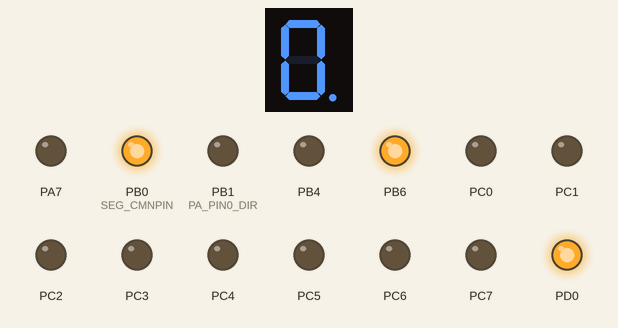
The program below on a simulated ATmega32, built with avr-gcc and emulated at 1 MHz. Parts: 1-digit seven-segment display, output pins drawn as LEDs (lit = HIGH). Wiring (inferred from the names in the program): 1-digit 7-segment display, segments lit when LOW: segments PA0, PA1, PA2, PA3, PA4, PA5, PA6, PA3. The segment pins are drawn as the display they are named for; pins used as bus, display or sensor lines are not drawn.

Above: at 0.1 s.
At 4.6 s:
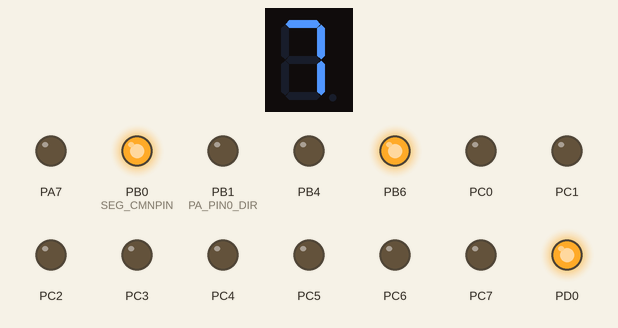
At 9.9 s:
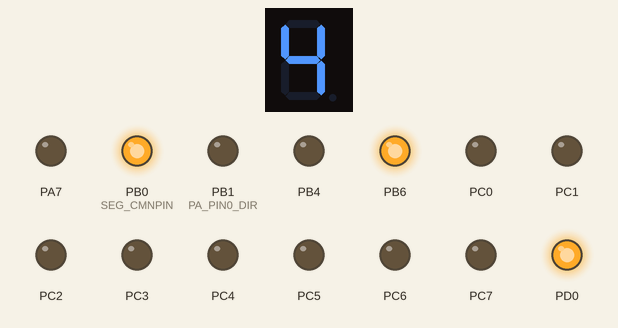
At 19.7 s:
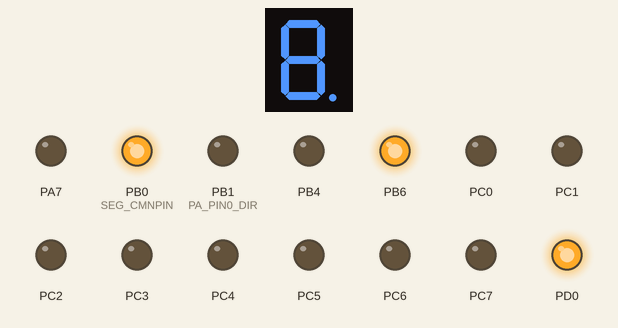
At 29.5 s:
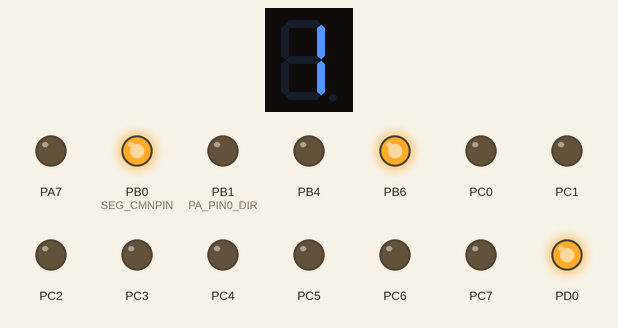
At 39.3 s:
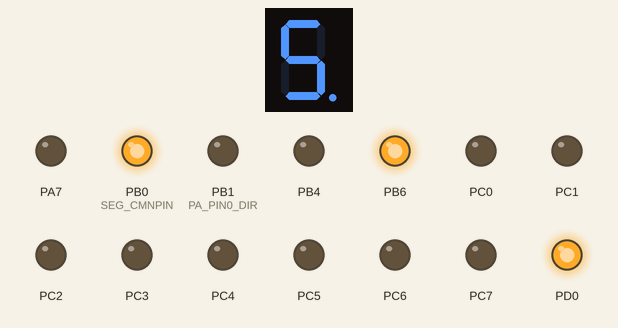
Timing chart, 0 to 40.0 s (numbered marks = the images above):
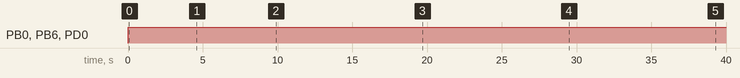

The program:

main.c
```c
/*
 * main.c
 *
 *  Created on: Dec 6, 2023
 *      Author: khaled
 */
#include "STD_TYPES.h"
#include "errorState.h"

#include "DIO_int.h"

#include "seven_segment_int.h"

#include <util/delay.h>

int main(void)

{
	DIO_enuInit();
	seven_segment_enuInit();
	while(1){
		seven_segment_enuEnableCommon();

	if (seven_segment_enuInit() == ES_OK) {
		u8 Local_u8Iterator = 0;

		for (Local_u8Iterator = 0; Local_u8Iterator < 10; ++Local_u8Iterator) {
			 seven_segment_enuDisplayNumber( Local_u8Iterator);
			 _delay_ms(500);
		}
		seven_segment_enuClearDisplay();
		 _delay_ms(500);

	}


	}
}
```

seven_segment_config.h
```c
/*
 * seven_segment_config.h
 *
 *  Created on: Dec 5, 2023
 *      Author: khaled
 */

#ifndef SEVEN_SEGMENT_CONFIG_H_
#define SEVEN_SEGMENT_CONFIG_H_

#define SEG_APIN		DIO_u8PIN0
#define SEG_APORT		DIO_u8PORTA

#define SEG_BPIN		DIO_u8PIN1
#define SEG_BPORT		DIO_u8PORTA

#define SEG_CPIN		DIO_u8PIN2
#define SEG_CPORT		DIO_u8PORTA

#define SEG_DPIN		DIO_u8PIN3
#define SEG_DPORT		DIO_u8PORTA

#define SEG_EPIN		DIO_u8PIN4
#define SEG_EPORT		DIO_u8PORTA

#define SEG_FPIN		DIO_u8PIN5
#define SEG_FPORT		DIO_u8PORTA

#define SEG_GPIN		DIO_u8PIN6
#define SEG_GPORT		DIO_u8PORTA

#define SEG_DOTPIN		NOT_CONNECTED
#define SEG_DOTPORT		NOT_CONNECTED

#define SEG_CMNPIN		DIO_u8PIN0
#define SEG_CMNPORT		DIO_u8PORTB

#define SEG_TYPE		SEG_CMN_ANODE

#endif /* SEVEN_SEGMENT_CONFIG_H_ */
```

errorState.h
```c
/*
 * errorState.h
 *
 *  Created on: Nov 30, 2023
 *      Author: khaled
 */

#ifndef ERRORSTATE_H_
#define ERRORSTATE_H_

typedef enum
{
	ES_NOTOK,
	ES_OK,
	ES_OUT_OF_RANGE,
	ES_NULL_POINTER,
}ES_t;

#endif /* ERRORSTATE_H_ */
```

seven_segment_int.h
```c
/*
 * seven_segment_int.h
 *
 *  Created on: Dec 4, 2023
 *      Author: khaled
 */

#ifndef SEVEN_SEGMENT_INT_H_
#define SEVEN_SEGMENT_INT_H_

ES_t seven_segment_enuInit(void);

ES_t seven_segment_enuEnableCommon(void);

ES_t seven_segment_enuEnableDot(void);

ES_t seven_segment_enuDisableCommon(void);

ES_t seven_segment_enuDisableDot(void);

ES_t seven_segment_enuDisplayNumber( u8 Copy_u8Num);

ES_t seven_segment_enuClearDisplay(void);


#endif /* SEVEN_SEGMENT_INT_H_ */
```

seven_segment_priv.h
```c
/*
 * seven_segment_priv.h
 *
 *  Created on: Dec 5, 2023
 *      Author: khaled
 */

#ifndef SEVEN_SEGMENT_PRIV_H_
#define SEVEN_SEGMENT_PRIV_H_

#define SEG_CMN_ANODE		0
#define SEG_CMN_CATHODE		1

#define NOT_CONNECTED		10


#define ERROR_BIT_NUM		3

#define ERROR_BIT_ONES		7

#define LED_NUM				7

u8 SEG_Au8NumDesplay[] ={ 0x3f, 0x06, 0x5b, 0x4f, 0x66, 0x6d, 0x7d, 0x07, 0x7f, 0x6f };
#endif /* SEVEN_SEGMENT_PRIV_H_ */
```

seven_segment_prog.c
```c
/*
 * seven_segment_prog.c
 *
 *  Created on: Dec 5, 2023
 *      Author: khaled
 */
#include "STD_TYPES.h"
#include "errorState.h"

#include "seven_segment_config.h"
#include "seven_segment_priv.h"

#include "DIO_int.h"

ES_t seven_segment_enuInit(void) {
	ES_t Local_enuErrorState = ES_NOTOK;
	u32 Local_u32CheckError = 0;
	Local_u32CheckError |= ((u32)DIO_enuSetPinDirection(SEG_APORT, SEG_APIN,
	DIO_u8OUTPUT) << ERROR_BIT_NUM * 0);
	Local_u32CheckError |= ((u32)DIO_enuSetPinDirection(SEG_BPORT, SEG_BPIN,
	DIO_u8OUTPUT) << ERROR_BIT_NUM * 1);
	Local_u32CheckError |= ((u32)DIO_enuSetPinDirection(SEG_CPORT, SEG_CPIN,
	DIO_u8OUTPUT) << ERROR_BIT_NUM * 2);
	Local_u32CheckError |= ((u32)DIO_enuSetPinDirection(SEG_DPORT, SEG_DPIN,
	DIO_u8OUTPUT) << ERROR_BIT_NUM * 3);
	Local_u32CheckError |= ((u32)DIO_enuSetPinDirection(SEG_EPORT, SEG_EPIN,
	DIO_u8OUTPUT) << ERROR_BIT_NUM * 4);
	Local_u32CheckError |= ((u32)DIO_enuSetPinDirection(SEG_FPORT, SEG_FPIN,
	DIO_u8OUTPUT) << ERROR_BIT_NUM * 5);
	Local_u32CheckError |= ((u32)DIO_enuSetPinDirection(SEG_GPORT, SEG_GPIN,
	DIO_u8OUTPUT) << ERROR_BIT_NUM * 6);

	u8 Local_u8Iterator = 0;
	for (Local_u8Iterator = 0; Local_u8Iterator <  LED_NUM; ++Local_u8Iterator) {
		u8 Local_u8Error=((Local_u32CheckError >> ( ERROR_BIT_NUM * Local_u8Iterator))) & ERROR_BIT_ONES ;
		if( Local_u8Error != ES_OK) {
			return Local_enuErrorState;

		}
	}
	Local_enuErrorState = ES_OK;

#if  SEG_CMNPIN <=DIO_u8PIN7 && SEG_CMNPORT<= DIO_u8PORTD
	DIO_enuSetPinDirection(SEG_CMNPORT, SEG_CMNPIN, DIO_u8OUTPUT);
#elif SEG_CMNPIN == NOT_CONNECTED  &&  SEG_CMNPORT== NOT_CONNECTED

#else
#error"select a valid pin to COMMON "
#endif

#if  SEG_DOTPIN <=DIO_u8PIN7 && SEG_DOTPORT<= DIO_u8PORTD
	DIO_enuSetPinDirection(SEG_DOTPORT,SEG_DOTPIN,DIO_u8OUTPUT);
#elif SEG_DOTPIN==NOT_CONNECTED&&SEG_DOTPORT==NOT_CONNECTED

#else
#error"select a valid pin to DOT "
#endif

	return Local_enuErrorState;
}

ES_t seven_segment_enuEnableCommon(void) {

	ES_t Local_enuErrorstate = ES_NOTOK;
#if SEG_TYPE == SEG_CMN_CATHODE
	Local_enuErrorstate = DIO_enuSetPintValue(SEG_CMNPORT, SEG_CMNPIN,
			DIO_u8LOW);
#elif SEG_TYPE ==SEG_CMN_ANODE
	Local_enuErrorstate = DIO_enuSetPintValue(SEG_CMNPORT, SEG_CMNPIN,
	DIO_u8HIGH);
#else
#error "enter a valid type"
#endif
	return Local_enuErrorstate;
}

ES_t seven_segment_enuDisableCommon(void){

	ES_t Local_enuErrorstate = ES_NOTOK;
#if SEG_TYPE ==SEG_CMN_CATHODE
	Local_enuErrorstate = DIO_enuSetPintValue(SEG_CMNPORT, SEG_CMNPIN,
			DIO_u8HIGH);
#elif SEG_TYPE ==SEG_CMN_ANODE
	Local_enuErrorstate = DIO_enuSetPintValue(SEG_CMNPORT, SEG_CMNPIN,
	DIO_u8LOW);
#else
#error "enter a valid type"
#endif

	return Local_enuErrorstate;
}

ES_t seven_segment_enuEnableDot(void) {

	ES_t Local_enuErrorstate = ES_NOTOK;
#if SEG_TYPE ==SEG_CMN_CATHODE
	Local_enuErrorstate = DIO_enuSetPintValue(SEG_CMNPORT, SEG_CMNPIN,
			DIO_u8HIGH);
#elif SEG_TYPE ==SEG_CMN_ANODE
	Local_enuErrorstate = DIO_enuSetPintValue(SEG_CMNPORT, SEG_CMNPIN,
	DIO_u8LOW);
#else
#error "enter a valid type"
#endif
	return Local_enuErrorstate;
}

ES_t seven_segment_enuDisableDot(void) {

	ES_t Local_enuErrorstate = ES_NOTOK;
#if SEG_TYPE ==SEG_CMN_CATHODE
	Local_enuErrorstate = DIO_enuSetPintValue(SEG_CMNPORT, SEG_CMNPIN,
			DIO_u8LOW);
#elif SEG_TYPE ==SEG_CMN_ANODE
	Local_enuErrorstate = DIO_enuSetPintValue(SEG_CMNPORT, SEG_CMNPIN,
	DIO_u8HIGH);
#else
#error "enter a valid type"
#endif
	return Local_enuErrorstate;
}

ES_t seven_segment_enuDisplayNumber(u8 Copy_u8Num) {
	ES_t Local_enuErrorState = ES_NOTOK;
	u32 Local_u32CheckError = 0;
	if (Copy_u8Num < 10) {
#if SEG_TYPE == SEG_CMN_CATHODE
		Local_u32CheckError |=
		((u32)DIO_enuSetPintValue(SEG_APORT, SEG_APIN,
						((SEG_Au8NumDesplay[Copy_u8Num] >> 0) & 1))
				<< ERROR_BIT_NUM * 0);
		Local_u32CheckError |=
		((u32)DIO_enuSetPintValue(SEG_BPORT, SEG_BPIN,
						((SEG_Au8NumDesplay[Copy_u8Num] >> 1) & 1))
				<< ERROR_BIT_NUM * 1);
		Local_u32CheckError |=
		((u32)DIO_enuSetPintValue(SEG_CPORT, SEG_CPIN,
						((SEG_Au8NumDesplay[Copy_u8Num] >> 2) & 1))
				<< ERROR_BIT_NUM * 2);
		Local_u32CheckError |=
		((u32)DIO_enuSetPintValue(SEG_DPORT, SEG_DPIN,
						((SEG_Au8NumDesplay[Copy_u8Num] >> 3) & 1))
				<< ERROR_BIT_NUM * 3);
		Local_u32CheckError |=
		((u32)DIO_enuSetPintValue(SEG_EPORT, SEG_EPIN,
						((SEG_Au8NumDesplay[Copy_u8Num] >> 4) & 1))
				<< ERROR_BIT_NUM * 4);
		Local_u32CheckError |=
		((u32)DIO_enuSetPintValue(SEG_FPORT, SEG_FPIN,
						((SEG_Au8NumDesplay[Copy_u8Num] >> 5) & 1))
				<< ERROR_BIT_NUM * 5);
		Local_u32CheckError |=
		((u32)DIO_enuSetPintValue(SEG_GPORT, SEG_GPIN,
						((SEG_Au8NumDesplay[Copy_u8Num] >> 6) & 1))
				<< ERROR_BIT_NUM * 6);

#elif SEG_TYPE == SEG_CMN_ANODE
		Local_u32CheckError |= ((u32)DIO_enuSetPintValue(SEG_APORT, SEG_APIN,
				!((SEG_Au8NumDesplay[Copy_u8Num] >> 0) & 1))
				<< ERROR_BIT_NUM * 0);
		Local_u32CheckError |= ((u32)DIO_enuSetPintValue(SEG_BPORT, SEG_BPIN,
				!((SEG_Au8NumDesplay[Copy_u8Num] >> 1) & 1))
				<< ERROR_BIT_NUM * 1);
		Local_u32CheckError |= ((u32)DIO_enuSetPintValue(SEG_CPORT, SEG_CPIN,
				!((SEG_Au8NumDesplay[Copy_u8Num] >> 2) & 1))
				<< ERROR_BIT_NUM * 2);
		Local_u32CheckError |= ((u32)DIO_enuSetPintValue(SEG_DPORT, SEG_DPIN,
				!((SEG_Au8NumDesplay[Copy_u8Num] >> 3) & 1))
				<< ERROR_BIT_NUM * 3);
		Local_u32CheckError |= ((u32)DIO_enuSetPintValue(SEG_EPORT, SEG_EPIN,
				!((SEG_Au8NumDesplay[Copy_u8Num] >> 4) & 1))
				<< ERROR_BIT_NUM * 4);
		Local_u32CheckError |= ((u32)DIO_enuSetPintValue(SEG_FPORT, SEG_FPIN,
				!((SEG_Au8NumDesplay[Copy_u8Num] >> 5) & 1))
				<< ERROR_BIT_NUM * 5);
		Local_u32CheckError |= ((u32)DIO_enuSetPintValue(SEG_GPORT, SEG_GPIN,
				!((SEG_Au8NumDesplay[Copy_u8Num] >> 6) & 1))
				<< ERROR_BIT_NUM * 6);
#endif
	} else {
		Local_enuErrorState = ES_OUT_OF_RANGE;
		return Local_enuErrorState;
	}

	u8 Local_u8Iterator = 0;
	for (Local_u8Iterator = 0; Local_u8Iterator < ERROR_BIT_NUM * LED_NUM;
			++Local_u8Iterator) {
		u8 Local_u8Error=((Local_u32CheckError >> ( ERROR_BIT_NUM * Local_u8Iterator))) & ERROR_BIT_ONES ;

		if (Local_u8Error != ES_OK) {
			return Local_enuErrorState;

		}
	}
	Local_enuErrorState = ES_OK;
	return Local_enuErrorState;

}

ES_t seven_segment_enuClearDisplay(void) {

	ES_t Local_enuErrorState = ES_NOTOK;
	u32 Local_u32CheckError = 0;
#if SEG_TYPE ==SEG_CMN_CATHODE
	Local_u32CheckError |= ((u32)DIO_enuSetPintValue(SEG_APORT, SEG_APIN, DIO_u8LOW)<< ERROR_BIT_NUM * 0);
	Local_u32CheckError |= ((u32)DIO_enuSetPintValue(SEG_BPORT, SEG_BPIN, DIO_u8LOW)<< ERROR_BIT_NUM * 1);
	Local_u32CheckError |= ((u32)DIO_enuSetPintValue(SEG_CPORT, SEG_CPIN, DIO_u8LOW)<< ERROR_BIT_NUM * 2);
	Local_u32CheckError |= ((u32)DIO_enuSetPintValue(SEG_DPORT, SEG_DPIN, DIO_u8LOW)<< ERROR_BIT_NUM * 3);
	Local_u32CheckError |= ((u32)DIO_enuSetPintValue(SEG_EPORT, SEG_EPIN, DIO_u8LOW)<< ERROR_BIT_NUM * 4);
	Local_u32CheckError |= ((u32)DIO_enuSetPintValue(SEG_FPORT, SEG_FPIN, DIO_u8LOW)<< ERROR_BIT_NUM * 5);
	Local_u32CheckError |= ((u32)DIO_enuSetPintValue(SEG_GPORT, SEG_GPIN, DIO_u8LOW)<< ERROR_BIT_NUM * 6);
#elif SEG_TYPE ==SEG_CMN_ANODE
	Local_u32CheckError |= ((u32)DIO_enuSetPintValue(SEG_APORT, SEG_APIN, DIO_u8HIGH)<< ERROR_BIT_NUM * 0);
	Local_u32CheckError |= ((u32)DIO_enuSetPintValue(SEG_BPORT, SEG_BPIN, DIO_u8HIGH)<< ERROR_BIT_NUM * 1);
	Local_u32CheckError |= ((u32)DIO_enuSetPintValue(SEG_CPORT, SEG_CPIN, DIO_u8HIGH)<< ERROR_BIT_NUM * 2);
	Local_u32CheckError |= ((u32)DIO_enuSetPintValue(SEG_DPORT, SEG_DPIN, DIO_u8HIGH)<< ERROR_BIT_NUM * 3);
	Local_u32CheckError |= ((u32)DIO_enuSetPintValue(SEG_EPORT, SEG_EPIN, DIO_u8HIGH)<< ERROR_BIT_NUM * 4);
	Local_u32CheckError |= ((u32)DIO_enuSetPintValue(SEG_FPORT, SEG_FPIN, DIO_u8HIGH)<< ERROR_BIT_NUM * 5);
	Local_u32CheckError |= ((u32)DIO_enuSetPintValue(SEG_GPORT, SEG_GPIN, DIO_u8HIGH)<< ERROR_BIT_NUM * 6);
#endif
	u8 Local_u8Iterator = 0;
	for (Local_u8Iterator = 0; Local_u8Iterator < ERROR_BIT_NUM * LED_NUM;
			++Local_u8Iterator) {
		u8 Local_u8Error=((Local_u32CheckError >> ( ERROR_BIT_NUM * Local_u8Iterator))) & ERROR_BIT_ONES ;
		if (Local_u8Error != ES_OK) {
			return Local_enuErrorState;

		}
	}
	Local_enuErrorState = ES_OK;
	return Local_enuErrorState;
}
```

DIO_config.h
```c
/*
 * DIO_config.h
 *
 *  Created on: Nov 30, 2023
 *      Author: khaled
 */

#ifndef DIO_CONFIG_H_
#define DIO_CONFIG_H_

#define PA_PIN0_DIR		OUTPUT
#define PA_PIN1_DIR		OUTPUT
#define PA_PIN2_DIR		OUTPUT
#define PA_PIN3_DIR		OUTPUT
#define PA_PIN4_DIR		OUTPUT
#define PA_PIN5_DIR		OUTPUT
#define PA_PIN6_DIR		OUTPUT
#define PA_PIN7_DIR		OUTPUT

#define PB_PIN0_DIR		OUTPUT
#define PB_PIN1_DIR		OUTPUT
#define PB_PIN2_DIR		INPUT
#define PB_PIN3_DIR		INPUT
#define PB_PIN4_DIR		OUTPUT
#define PB_PIN5_DIR		INPUT
#define PB_PIN6_DIR		OUTPUT
#define PB_PIN7_DIR		INPUT

#define PC_PIN0_DIR		OUTPUT
#define PC_PIN1_DIR		OUTPUT
#define PC_PIN2_DIR		OUTPUT
#define PC_PIN3_DIR		OUTPUT
#define PC_PIN4_DIR		OUTPUT
#define PC_PIN5_DIR		OUTPUT
#define PC_PIN6_DIR		OUTPUT
#define PC_PIN7_DIR		OUTPUT

#define PD_PIN0_DIR		OUTPUT
#define PD_PIN1_DIR		OUTPUT
#define PD_PIN2_DIR		INPUT
#define PD_PIN3_DIR		INPUT
#define PD_PIN4_DIR		OUTPUT
#define PD_PIN5_DIR		INPUT
#define PD_PIN6_DIR		OUTPUT
#define PD_PIN7_DIR		INPUT


#define PA_PIN0_VAL       HIGH
#define PA_PIN1_VAL       LOW
#define PA_PIN2_VAL       PULL_UP
#define PA_PIN3_VAL       FLOAT
#define PA_PIN4_VAL       LOW
#define PA_PIN5_VAL       PULL_UP
#define PA_PIN6_VAL       HIGH
#define PA_PIN7_VAL       FLOAT

#define PB_PIN0_VAL        HIGH
#define PB_PIN1_VAL        LOW
#define PB_PIN2_VAL        PULL_UP
#define PB_PIN3_VAL        FLOAT
#define PB_PIN4_VAL        LOW
#define PB_PIN5_VAL        PULL_UP
#define PB_PIN6_VAL        HIGH
#define PB_PIN7_VAL        FLOAT

#define PC_PIN0_VAL        LOW
#define PC_PIN1_VAL        LOW
#define PC_PIN2_VAL        LOW
#define PC_PIN3_VAL        LOW
#define PC_PIN4_VAL        LOW
#define PC_PIN5_VAL        LOW
#define PC_PIN6_VAL        LOW
#define PC_PIN7_VAL        LOW

#define PD_PIN0_VAL        HIGH
#define PD_PIN1_VAL        LOW
#define PD_PIN2_VAL        PULL_UP
#define PD_PIN3_VAL        FLOAT
#define PD_PIN4_VAL        LOW
#define PD_PIN5_VAL        PULL_UP
#define PD_PIN6_VAL        HIGH
#define PD_PIN7_VAL        FLOAT


#endif /* DIO_CONFIG_H_ */
```

DIO_int.h
```c
#ifndef DIO_INT_H_
#define DIO_INT_H_

#define DIO_u8PORTA	0
#define DIO_u8PORTB	1
#define DIO_u8PORTC	2
#define DIO_u8PORTD	3


#define DIO_u8PIN0	0
#define DIO_u8PIN1	1
#define DIO_u8PIN2	2
#define DIO_u8PIN3	3
#define DIO_u8PIN4	4
#define DIO_u8PIN5	5
#define DIO_u8PIN6	6
#define DIO_u8PIN7	7


#define DIO_u8INPUT		0
#define DIO_u8OUTPUT	1

#define DIO_u8HIGH		1
#define DIO_u8LOW		0

#define DIO_u8PULL_UP 	1
#define DIO_u8FLOAT 	0


ES_t DIO_enuInit(void);
ES_t DIO_enuSetPortDirection( u8 Copy_u8PortID, u8 Copy_u8Value);
ES_t DIO_enuSetPortValue( u8 Copy_u8PortID, u8 Copy_u8Value);
ES_t DIO_enuTogPort(u8 Copy_u8PortID);
ES_t DIO_enuGetPortValue( u8 Copy_u8PortID, u8* Copy_pu8Value);
ES_t DIO_enuTogPit(u8 Copy_u8PortID,  u8 Copy_u8PinID );
ES_t DIO_enuGetPinValue( u8 Copy_u8PortID,  u8 Copy_u8PinID , u8* Copy_pu8Value);
ES_t DIO_enuSetPinDirection( u8 Copy_u8PortID,  u8 Copy_u8PinID ,u8 Copy_u8Value);
ES_t DIO_enuSetPintValue( u8 Copy_u8PortID, u8 Copy_u8PinID ,u8 Copy_u8Value);
#endif /* DIO_INT_H_ */
```

DIO_priv.h
```c
/*
 * DIO_priv.h
 *
 *  Created on: Nov 30, 2023
 *      Author: khaled
 */

#ifndef DIO_PRIV_H_
#define DIO_PRIV_H_

#define DIO_MASK_BIT	1

#define DIO_PORTA	0
#define DIO_PORTB	1
#define DIO_PORTC	2
#define DIO_PORTD	3

#define DIO_PIN0	0
#define DIO_PIN1	1
#define DIO_PIN2	2
#define DIO_PIN3	3
#define DIO_PIN4	4
#define DIO_PIN5	5
#define DIO_PIN6	6
#define DIO_PIN7	7


#define INPUT 0
#define OUTPUT 1

#define HIGH 1
#define LOW 0
#define PULL_UP 1
#define FLOAT 0

#define PORTA_Address	(0x3B)
#define DDRA_Address	(0x3A)
#define PINA_Address	(0x39)

#define PORTB_Address	(0x38)
#define DDRB_Address	(0x37)
#define PINB_Address	(0x36)

#define PORTC_Address	(0x35)
#define DDRC_Address	(0x34)
#define PINC_Address	(0x33)

#define PORTD_Address	(0x32)
#define DDRD_Address	(0x31)
#define PIND_Address	(0x30)

#define PORTA 	*(( u8*)PORTA_Address)
#define DDRA 	*(( u8*)DDRA_Address)
#define PINA 	*((volatile u8*)PINA_Address)

#define PORTB 	*(( u8*)PORTB_Address)
#define DDRB 	*(( u8*)DDRB_Address)
#define PINB 	*((volatile u8*)PINB_Address)

#define PORTC 	*(( u8*)PORTC_Address)
#define DDRC 	*(( u8*)DDRC_Address)
#define PINC 	*((volatile u8*)PINC_Address)

#define PORTD 	*(( u8*)PORTD_Address)
#define DDRD 	*(( u8*)DDRD_Address)
#define PIND 	*((volatile u8*)PIND_Address)

#define CONC_HELP(h7,h6,h5,h4,h3,h2,h1,h0) 0b##h7##h6##h5##h4##h3##h2##h1##h0
#define CONC(h7,h6,h5,h4,h3,h2,h1,h0)		CONC_HELP(h0,h1,h2,h3,h4,h5,h6,h7)

#endif /* DIO_PRIV_H_ */
```

STD_TYPES.h
```c
#ifndef _STD_TYPES_H
#define _STD_TYPES_H

typedef unsigned char u8;
typedef unsigned short int u16;
typedef unsigned long  int u32;

typedef signed char s8;
typedef signed short int s16;
typedef signed long  int s32;

typedef float  f32;
typedef double f64;

#define NULL (void *)0

#define NO_ERROR		0
#define ERROR			1
#define NULL_PTR_ERROR	2

#endif
```

Source omitted: DIO_prog.c (6323 bytes)

Measured:
- by itself, PB0 (SEG_CMNPIN): LOW → HIGH at 0.01 s
- by itself, PB6, PD0: LOW → HIGH at 0.00 s
- what the display in image 1 shows lasts 0.6 s, from 4.6 s to 5.2 s
- what the display in image 4 shows lasts 0.6 s, from 29.5 s to 30.1 s
